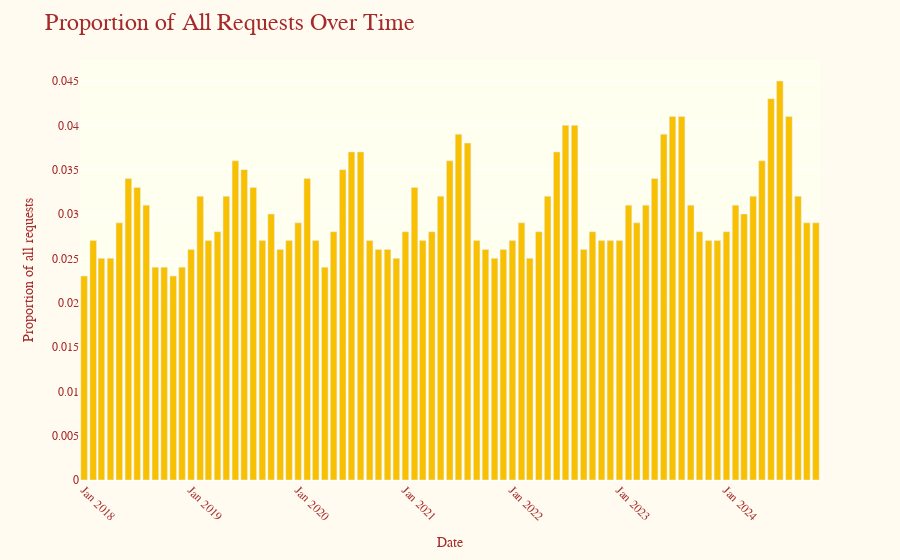

The notebook cell saved with this chart:
### Code cell
fig4 = px.bar(df, 
              x='Date', 
              y='Freq', 
              template="simple_white", 
              labels={'Date': 'Date', 'Freq': 'Proportion of all requests'})
fig4.update_traces(marker=dict(color='#F8C000'))

fig4.update_layout(
    title="Proportion of All Requests Over Time",
    title_font=dict(family="serif", size=24, color="brown"),
    xaxis_title="Date",
    yaxis_title="Proportion of all requests",
    xaxis_tickformat="%b %Y",
    xaxis=dict(showgrid=False, tickangle=45), 
    yaxis=dict(showgrid=True),
    template="plotly",
    plot_bgcolor="ivory",
    paper_bgcolor="#FFFBF0", 
    font=dict(family="serif", color="brown"),
    showlegend=False
)

fig4.show()

### Figure 1 — Plotly figure (JSON) as saved in the notebook; plotly's stock layout.template omitted (floating-point values rounded to 4 significant figures)
{"data": [{"alignmentgroup": "True", "hovertemplate": "Date=%{x}<br>Proportion of all requests=%{y}<extra></extra>", "legendgroup": "", "marker": {"color": "#F8C000", "pattern": {"shape": ""}}, "name": "", "offsetgroup": "", "orientation": "v", "showlegend": false, "textposition": "auto", "type": "bar", "x": ["2018-01-01T00:00:00", "2018-02-01T00:00:00", "2018-03-01T00:00:00", "2018-04-01T00:00:00", "2018-05-01T00:00:00", "2018-06-01T00:00:00", "2018-07-01T00:00:00", "2018-08-01T00:00:00", "2018-09-01T00:00:00", "2018-10-01T00:00:00", "2018-11-01T00:00:00", "2018-12-01T00:00:00", "2019-01-01T00:00:00", "2019-02-01T00:00:00", "2019-03-01T00:00:00", "2019-04-01T00:00:00", "2019-05-01T00:00:00", "2019-06-01T00:00:00", "2019-07-01T00:00:00", "2019-08-01T00:00:00", "2019-09-01T00:00:00", "2019-10-01T00:00:00", "2019-11-01T00:00:00", "2019-12-01T00:00:00", "2020-01-01T00:00:00", "2020-02-01T00:00:00", "2020-03-01T00:00:00", "2020-04-01T00:00:00", "2020-05-01T00:00:00", "2020-06-01T00:00:00", "2020-07-01T00:00:00", "2020-08-01T00:00:00", "2020-09-01T00:00:00", "2020-10-01T00:00:00", "2020-11-01T00:00:00", "2020-12-01T00:00:00", "2021-01-01T00:00:00", "2021-02-01T00:00:00", "2021-03-01T00:00:00", "2021-04-01T00:00:00", "2021-05-01T00:00:00", "2021-06-01T00:00:00", "2021-07-01T00:00:00", "2021-08-01T00:00:00", "2021-09-01T00:00:00", "2021-10-01T00:00:00", "2021-11-01T00:00:00", "2021-12-01T00:00:00", "2022-01-01T00:00:00", "2022-02-01T00:00:00", "2022-03-01T00:00:00", "2022-04-01T00:00:00", "2022-05-01T00:00:00", "2022-06-01T00:00:00", "2022-07-01T00:00:00", "2022-08-01T00:00:00", "2022-09-01T00:00:00", "2022-10-01T00:00:00", "2022-11-01T00:00:00", "2022-12-01T00:00:00", "2023-01-01T00:00:00", "2023-02-01T00:00:00", "2023-03-01T00:00:00", "2023-04-01T00:00:00", "2023-05-01T00:00:00", "2023-06-01T00:00:00", "2023-07-01T00:00:00", "2023-08-01T00:00:00", "2023-09-01T00:00:00", "2023-10-01T00:00:00", "2023-11-01T00:00:00", "2023-12-01T00:00:00", "2024-01-01T00:00:00", "2024-02-01T00:00:00", "2024-03-01T00:00:00", "2024-04-01T00:00:00", "2024-05-01T00:00:00", "2024-06-01T00:00:00", "2024-07-01T00:00:00", "2024-08-01T00:00:00", "2024-09-01T00:00:00", "2024-10-01T00:00:00", "2024-11-01T00:00:00"], "xaxis": "x", "y": [0.023, 0.027, 0.025, 0.025, 0.029, 0.034, 0.033, 0.031, 0.024, 0.024, 0.023, 0.024, 0.026, 0.032, 0.027, 0.028, 0.032, 0.036, 0.035, 0.033, 0.027, 0.03, 0.026, 0.027, 0.029, 0.034, 0.027, 0.024, 0.028, 0.035, 0.037, 0.037, 0.027, 0.026, 0.026, 0.025, 0.028, 0.033, 0.027, 0.028, 0.032, 0.036, 0.039, 0.038, 0.027, 0.026, 0.025, 0.026, 0.027, 0.029, 0.025, 0.028, 0.032, 0.037, 0.04, 0.04, 0.026, 0.028, 0.027, 0.027, 0.027, 0.031, 0.029, 0.031, 0.034, 0.039, 0.041, 0.041, 0.031, 0.028, 0.027, 0.027, 0.028, 0.031, 0.03, 0.032, 0.036, 0.043, 0.045, 0.041, 0.032, 0.029, 0.029], "yaxis": "y"}], "layout": {"barmode": "relative", "font": {"color": "brown", "family": "serif"}, "legend": {"tracegroupgap": 0}, "margin": {"t": 60}, "paper_bgcolor": "#FFFBF0", "plot_bgcolor": "ivory", "showlegend": false, "title": {"font": {"color": "brown", "family": "serif", "size": 24}, "text": "Proportion of All Requests Over Time"}, "xaxis": {"anchor": "y", "domain": [0, 1], "showgrid": false, "tickangle": 45, "tickformat": "%b %Y", "title": {"text": "Date"}}, "yaxis": {"anchor": "x", "domain": [0, 1], "showgrid": true, "title": {"text": "Proportion of all requests"}}}}
